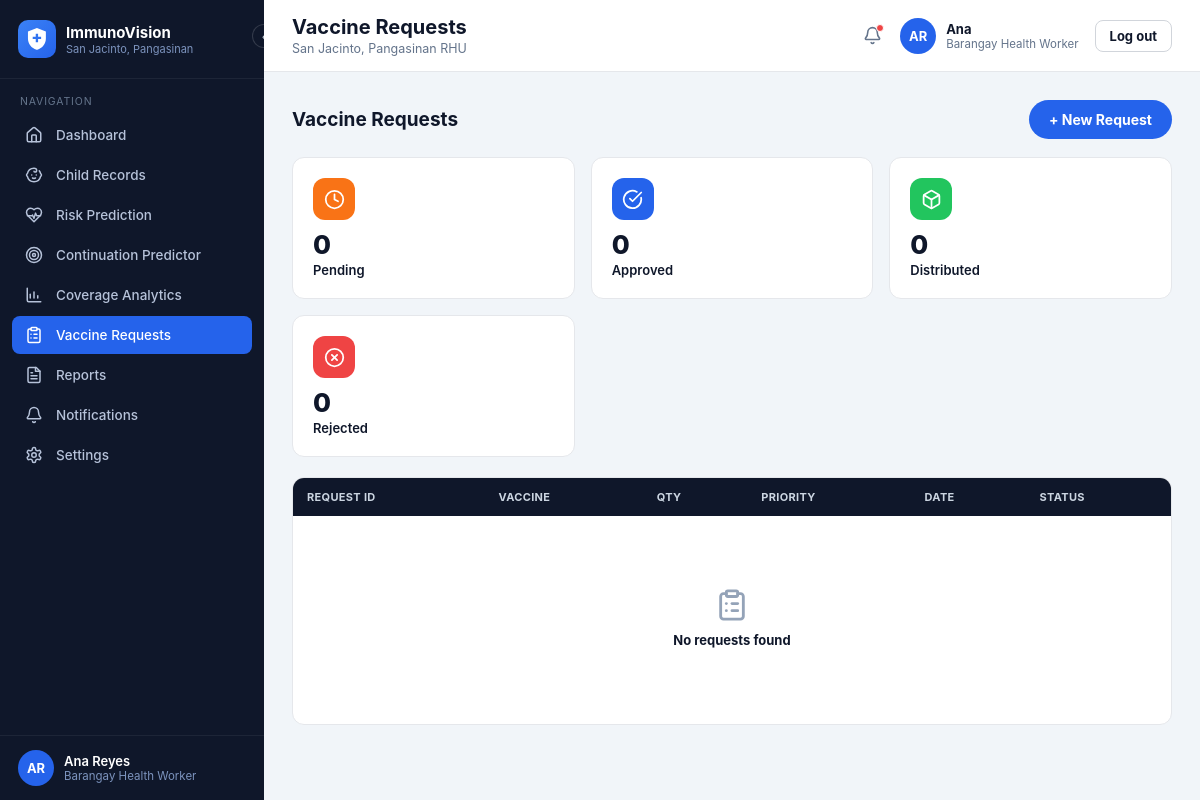
Screenshot of /bhw/requests (signed in) with the database file from the repository.
### models.py (models this page shows, shortened)
class User(UserMixin, db.Model):
    __tablename__ = "users"
    id = db.Column(db.Integer, primary_key=True)
    username = db.Column(db.String(64), unique=True, nullable=False)
    password_hash = db.Column(db.String(255), nullable=False)
    full_name = db.Column(db.String(150), nullable=False)
    role = db.Column(db.String(20), nullable=False)  # admin | rhu | bhw
    barangay_id = db.Column(db.Integer, db.ForeignKey("barangays.id"), nullable=True)
    is_active_flag = db.Column(db.Boolean, default=True, nullable=False)
    created_at = db.Column(db.DateTime, default=datetime.utcnow)
    last_login_at = db.Column(db.DateTime, nullable=True)
    @property
    def is_active(self):
        return self.is_active_flag
    @property
    def role_label(self):
        return {"admin": "System Administrator", "rhu": "RHU Personnel",
                "bhw": "Barangay Health Worker"}.get(self.role, self.role)

### app.py (the view, shortened to what this page needs)
@bhw_bp.route("/requests", methods=["GET", "POST"])
def requests():
    bid = current_user.barangay_id
    reqs = VaccineRequest.query.filter_by(barangay_id=bid).order_by(VaccineRequest.requested_at.desc()).all()
    stats = {"pending": sum(1 for r in reqs if r.status == "pending"),
             "approved": sum(1 for r in reqs if r.status == "approved"),
             "distributed": sum(1 for r in reqs if r.status == "fulfilled"),
             "rejected": sum(1 for r in reqs if r.status == "rejected")}
    return render_template("bhw_requests.html", **_bhw_ctx(
        "requests", page_title="Vaccine Requests", reqs=reqs, stats=stats, antigens=VaccineAntigen.query.all(),
    ))

### app.py (called while the page is built)
def create_app():
    app = Flask(__name__)
    app.config["SECRET_KEY"] = os.environ.get("SECRET_KEY", "dev-secret-key-change-in-production")
    app.config["SQLALCHEMY_DATABASE_URI"] = os.environ.get(
        "DATABASE_URL", f"sqlite:///{DB_PATH}"
    )
    app.config["SQLALCHEMY_TRACK_MODIFICATIONS"] = False
    os.makedirs(os.path.dirname(DB_PATH), exist_ok=True)
    db.init_app(app)
    login_manager.init_app(app)
    app.register_blueprint(auth_bp)
    app.register_blueprint(rhu_bp)
    app.register_blueprint(bhw_bp)
    app.register_blueprint(admin_bp)
    app.register_blueprint(api_bp)
    @login_manager.user_loader
    def load_user(user_id):
        return db.session.get(User, int(user_id))
    @app.context_processor
    def inject_globals():
        return {"today": date.today()}
    return app

def role_required(*roles):
    from functools import wraps
    def decorator(view_func):
        @wraps(view_func)
        def wrapped(*args, **kwargs):
            if not current_user.is_authenticated or current_user.role not in roles:
                abort(403)
            return view_func(*args, **kwargs)
        return wrapped
    return decorator

def build_nav(spec):
    return [{"key": k, "icon": i, "label": l, "url": url_for(e)} for k, i, l, e in spec]

def _children_query(barangay_id=None):
    q = Child.query
    return q.filter(Child.barangay_id == barangay_id) if barangay_id else q

def _cache(key, builder):
    if not has_request_context():
        return builder()
    store = getattr(g, "_iv_cache", None)
    if store is None:
        store = g._iv_cache = {}
    if key not in store:
        store[key] = builder()
    return store[key]

def _records_by_child():
    def build():
        out = defaultdict(list)
        for record in VaccinationRecord.query.all():
            out[record.child_id].append(record)
        return out
    return _cache("records", build)

def _latest_risk_by_child():
    def build():
        out = {}
        for ra in RiskAssessment.query.order_by(
            RiskAssessment.computed_at.asc(), RiskAssessment.id.asc()
        ).all():
            out[ra.child_id] = ra  # later rows overwrite earlier -> newest wins
        return out
    return _cache("risk", build)

def unread_count(notes):
    return sum(1 for n in notes if n.get("unread"))

@bhw_bp.before_request
@login_required
@role_required("bhw")
def _bhw_guard():
    pass

### templates/bhw_requests.html (shortened to what this page needs)
{% extends "layout_app.html" %}
{% from "_icons.html" import icon %}
{% block content %}
<div class="page-head">
  <h2>Vaccine Requests</h2>
  <button class="btn btn-primary rounded-pill-btn" data-open-modal="newRequestModal">+ New Request</button>
</div>
<div class="stat-grid">
  <div class="stat-card"><div class="stat-icon bg-orange">{{ icon('clock', 21) }}</div><div class="stat-value">{{ stats.pending }}</div><div class="stat-label">Pending</div></div>
  <div class="stat-card"><div class="stat-icon bg-blue">{{ icon('check-circle', 21) }}</div><div class="stat-value">{{ stats.approved }}</div><div class="stat-label">Approved</div></div>
  <div class="stat-card"><div class="stat-icon bg-green">{{ icon('package', 21) }}</div><div class="stat-value">{{ stats.distributed }}</div><div class="stat-label">Distributed</div></div>
  <div class="stat-card"><div class="stat-icon bg-red">{{ icon('x-circle', 21) }}</div><div class="stat-value">{{ stats.rejected }}</div><div class="stat-label">Rejected</div></div>
</div>
<div class="table-wrap auto-height">
<table class="data-table">
<thead><tr><th>Request ID</th><th>Vaccine</th><th>Qty</th><th>Priority</th><th>Date</th><th>Status</th></tr></thead>
<tbody>
{% for r in reqs %}
<tr>
  <td><b>{{ r.request_code }}</b></td>
  <td>{{ r.antigen.name }}</td>
  <td>{{ r.quantity_requested }} vials</td>
  <td><span class="badge badge-{{ 'red' if r.priority=='Urgent' else 'amber' if r.priority=='High' else 'gray' }}">{{ r.priority }}</span></td>
  <td>{{ r.requested_at.strftime('%Y-%m-%d') }}</td>
  <td><span class="badge badge-{{ 'amber' if r.status=='pending' else 'blue' if r.status=='approved' else 'green' if r.status=='fulfilled' else 'red' }}">{{ r.status|capitalize }}</span></td>
</tr>
{% else %}
<tr><td colspan="6"><div class="empty-state"><div class="ic">{{ icon('clipboard', 34) }}</div><div class="t">No requests found</div></div></td></tr>
{% endfor %}
</tbody>
</table>
</div>
{% endblock %}

### templates/layout_app.html (shortened to what this page needs)
{% extends "base.html" %}
{% from "_brand.html" import brand_mark %}
{% from "_icons.html" import icon %}
{% block body %}
<div class="app-shell">
  <aside class="sidebar" id="sidebar">
    <div class="sidebar-header">
      {{ brand_mark(38, 10) }}
      <div class="brand-text">
        <div class="t1">ImmunoVision</div>
        <div class="t2">San Jacinto, Pangasinan</div>
      </div>
      <button class="sidebar-toggle" id="sidebarToggle" type="button" title="Collapse sidebar">‹</button>
    </div>
    <div class="sidebar-section-label">Navigation</div>
    <nav class="sidebar-nav">
      {% for item in nav_items %}
      <a class="nav-item {% if item.key == active %}active{% endif %}" href="{{ item.url }}">
        <span class="icon">{{ icon(item.icon, 18) }}</span>
        <span class="label">{{ item.label }}</span>
      </a>
      {% endfor %}
    </nav>
    <div class="sidebar-footer">
      <div class="avatar-chip">{{ current_user.full_name.split(' ')|map('first')|join('') }}</div>
      <div class="who">
        <div class="name">{{ current_user.full_name }}</div>
        <div class="role">{{ current_user.role_label }}</div>
      </div>
    </div>
  </aside>
  <div class="main-col">
    <header class="topbar">
      <div>
        <h1>{% block page_title %}{{ page_title|default('') }}{% endblock %}</h1>
        <div class="subtitle">{% block page_subtitle %}{{ page_subtitle|default('San Jacinto, Pangasinan RHU') }}{% endblock %}</div>
      </div>
      <div class="topbar-right">
        <a href="{{ notif_url|default('#') }}" class="bell-btn" title="Notifications">{{ icon('bell', 19) }}{% if unread_count and unread_count > 0 %}<span class="bell-dot"></span>{% endif %}</a>
        <div class="account-chip">
          <div class="avatar-chip">{{ current_user.full_name.split(' ')|map('first')|join('') }}</div>
          <div class="who">
            <div class="name">{{ current_user.full_name.split(' ')[0] }}</div>
            <div class="role">{{ current_user.role_label }}</div>
          </div>
          <a href="{{ url_for('auth.logout') }}" class="btn btn-outline btn-sm" style="margin-left:6px;">Log out</a>
        </div>
      </div>
    </header>
    <main class="content">
      {% block content %}{% endblock %}
    </main>
  </div>
</div>
{% endblock %}

### rows the page displays
User: full_name "Ana Reyes", role_label "Barangay Health Worker", full_name "Ana"

### other values shown
{{ item.label }} "Dashboard" "Child Records" "Risk Prediction" "Continuation Predictor" "Coverage Analytics" "Vaccine Requests" "Reports" "Notifications" "Settings"
{{ current_user.full_name.split(' ')|map('first')|join('') }} "AR"
{{ page_title|default('') }} "Vaccine Requests"
{{ page_subtitle|default('San Jacinto, Pangasinan RHU') }} "San Jacinto, Pangasinan RHU"
{{ stats.pending }} "0"
{{ stats.approved }} "0"
{{ stats.distributed }} "0"
{{ stats.rejected }} "0"
